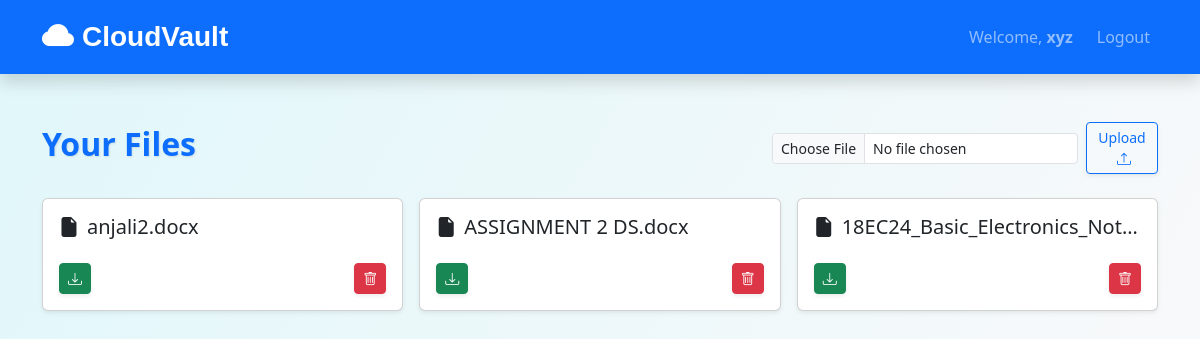
/ (signed in), run on an earlier commit of the app's database.
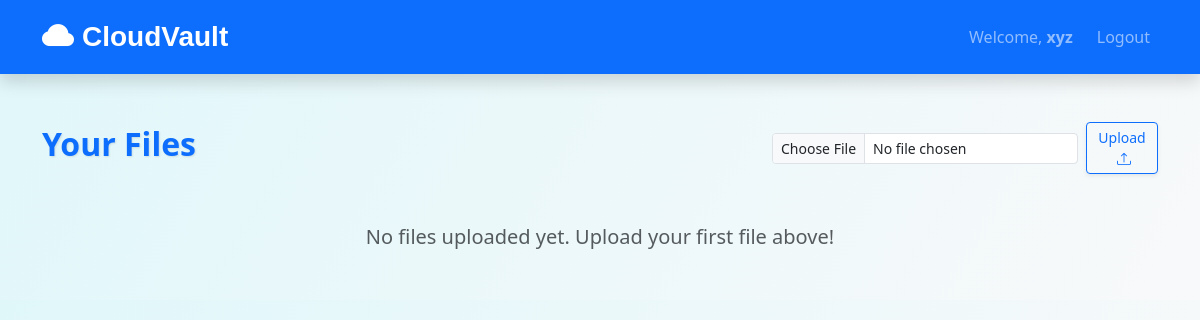
And on a later commit of the database.
### app.py (models this page shows)
class User(UserMixin, db.Model):
    id = db.Column(db.Integer, primary_key=True)
    username = db.Column(db.String(150), unique=True, nullable=False)
    password = db.Column(db.String(150), nullable=False)
    role = db.Column(db.String(50), nullable=False)  # 'admin' or 'user'
    files = db.relationship('File', backref='owner', lazy=True)

class File(db.Model):
    id = db.Column(db.Integer, primary_key=True)
    filename = db.Column(db.String(150), nullable=False)
    user_id = db.Column(db.Integer, db.ForeignKey('user.id'), nullable=False)

### app.py (the view)
@app.route('/')
@login_required
def index():
    if current_user.role == 'admin':
        files = File.query.all()
    else:
        files = File.query.filter_by(user_id=current_user.id).all()
    return render_template('index.html', files=files)

### app.py (called while the page is built)
@login_manager.user_loader
def load_user(user_id):
    return User.query.get(int(user_id))

### templates/index.html (shortened to what this page needs)
{% extends "base.html" %}
{% block content %}
<div class="d-flex justify-content-between align-items-center mb-4">
  <h2 class="text-primary">Your Files</h2>
  <form id="uploadForm" method="POST" action="{{ url_for('upload_file') }}" enctype="multipart/form-data" class="d-flex align-items-center gap-2">
    <input type="file" name="file" class="form-control form-control-sm" />
    <button type="submit" class="btn btn-outline-primary btn-sm shadow-sm">Upload <i class="bi bi-upload ms-1"></i></button>
  </form>
</div>
{% if files %}
<div class="row g-3">
  {% for file in files %}
  <div class="col-md-6 col-lg-4">
    <div class="card shadow-sm h-100 hover-shadow">
      <div class="card-body d-flex flex-column justify-content-between">
        <h5 class="card-title text-truncate" title="{{ file.filename }}"><i class="bi bi-file-earmark-fill me-2"></i>{{ file.filename }}</h5>
        <div class="mt-3 d-flex justify-content-between align-items-center">
          <a href="{{ url_for('download_file', filename=file.filename) }}" class="btn btn-sm btn-success shadow-sm" title="Download">
            <i class="bi bi-download"></i>
          </a>
          <form action="{{ url_for('delete_file', filename=file.filename) }}" method="POST" onsubmit="return confirm('Are you sure you want to delete this file?');">
            <button type="submit" class="btn btn-sm btn-danger shadow-sm" title="Delete"><i class="bi bi-trash"></i></button>
          </form>
        </div>
      </div>
    </div>
  </div>
  {% endfor %}
</div>
{% else %}
<p class="text-muted fs-5 text-center my-5">No files uploaded yet. Upload your first file above!</p>
{% endif %}
{% endblock %}

### templates/base.html (shortened to what this page needs)
<!DOCTYPE html>
<html lang="en">
<head>
  <link href="https://cdn.jsdelivr.net/npm/bootstrap@5.3.0-alpha1/dist/css/bootstrap.min.css" rel="stylesheet" />
  <link href="https://cdn.jsdelivr.net/npm/bootstrap-icons@1.10.3/font/bootstrap-icons.css" rel="stylesheet" />
  <link rel="stylesheet" href="{{ url_for('static', filename='styles.css') }}" />
</head>
<body>
<nav class="navbar navbar-expand-lg navbar-dark bg-primary shadow">
  <div class="container">
    <a class="navbar-brand d-flex align-items-center" href="{{ url_for('index') }}">
      <i class="bi bi-cloud-fill fs-2 me-2"></i> <span class="fs-3 fw-bold">CloudVault</span>
    </a>
    <div class="collapse navbar-collapse justify-content-end">
      {% if current_user.is_authenticated %}
      <ul class="navbar-nav">
        <li class="nav-item">
          <span class="nav-link">Welcome, <strong>{{ current_user.username }}</strong></span>
        </li>
        <li class="nav-item">
          <a href="{{ url_for('logout') }}" class="nav-link btn btn-sm btn-outline-light ms-2">Logout</a>
        </li>
      </ul>
      {% else %}
      <ul class="navbar-nav">
        <li class="nav-item"><a href="{{ url_for('login') }}" class="nav-link">Login</a></li>
        <li class="nav-item"><a href="{{ url_for('register') }}" class="nav-link">Register</a></li>
      </ul>
      {% endif %}
    </div>
  </div>
</nav>
<div class="container my-5">
  {% block content %}
  {% endblock %}
</div>
</body>
</html>

### static/styles.css (style rules this page uses)
body { font-family: 'Segoe UI', Tahoma, Geneva, Verdana, sans-serif; background: linear-gradient(120deg, #e0f7fa, #f8f9fa); color: #212529; }
.navbar-brand { font-family: 'Poppins', sans-serif; }
h2 { font-weight: 700; text-shadow: 1px 1px 2px rgba(0, 0, 0, 0.1); }

What changed in the data, as far as the page shows it:
removed File: filename "anjali2.docx"
removed File: filename "ASSIGNMENT 2 DS.docx"
removed File: filename "18EC24_Basic_Electronics_Not…"
Also different on the page:
text now shown: "No files uploaded yet. Upload your first file above!"
